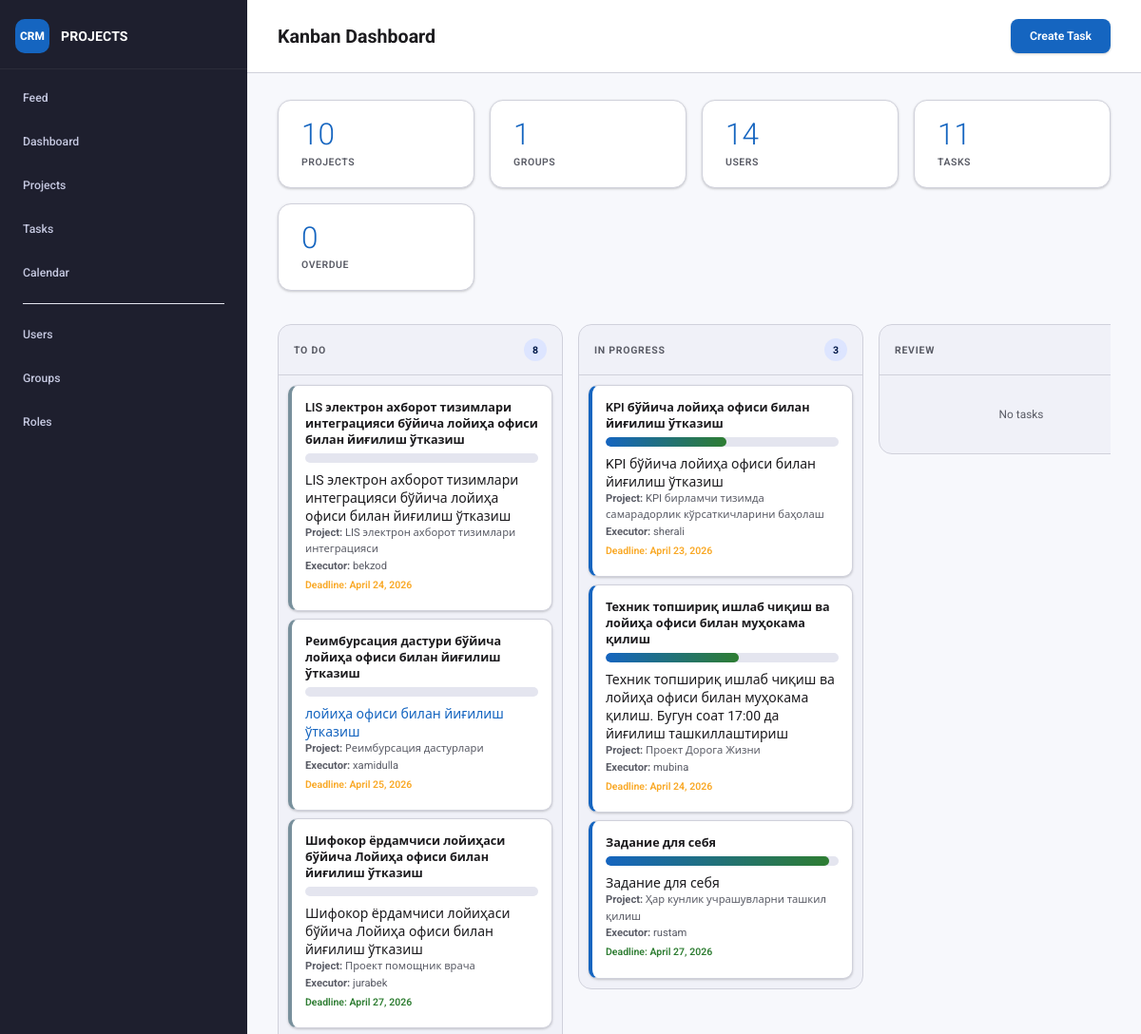
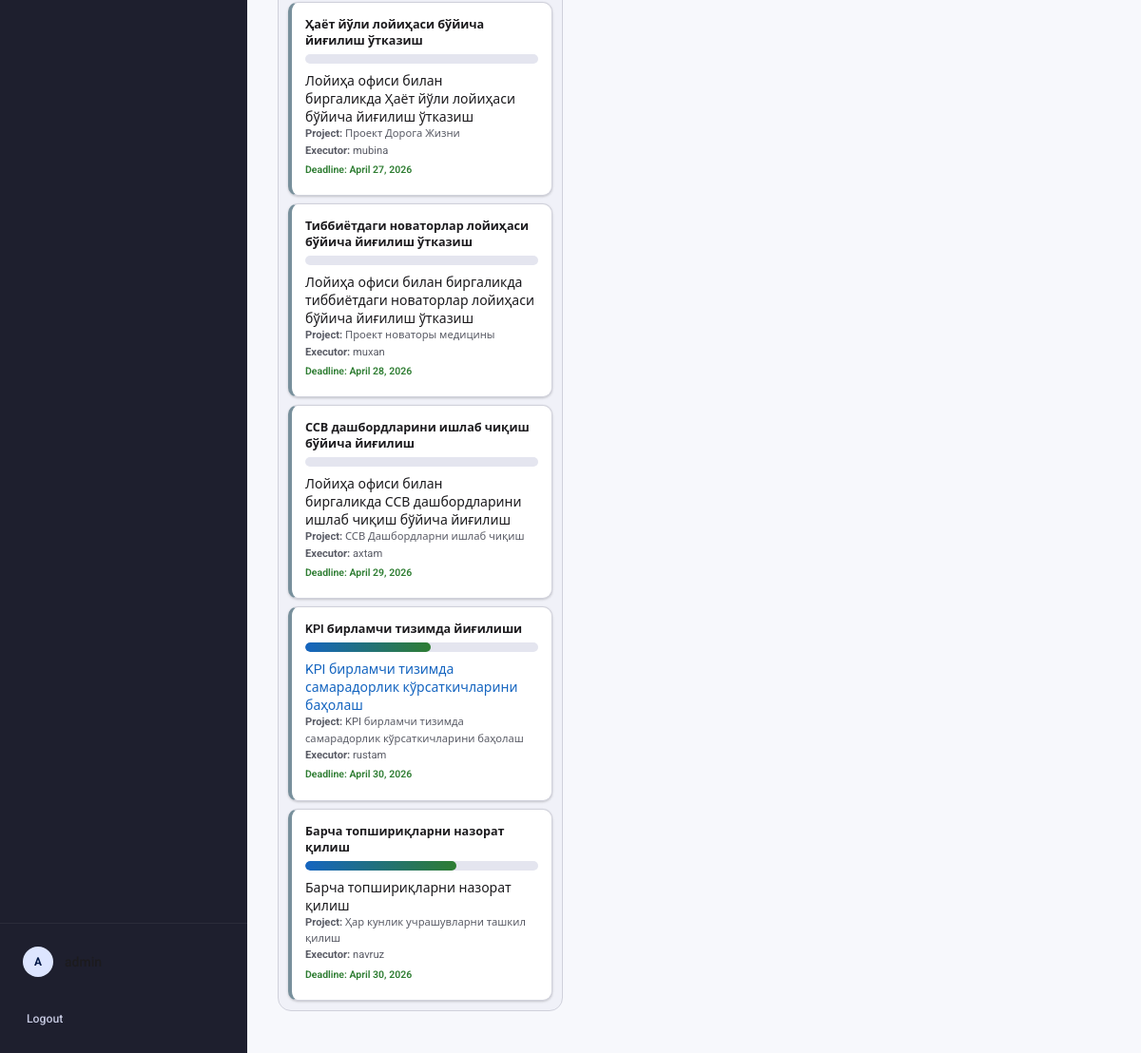
The page /dashboard/ (signed in) on the database its author committed (2 pictures, top to bottom).
### projects/models.py (models this page shows, shortened)
class Task(models.Model):
    title = models.CharField(max_length=200)
    description = models.TextField(blank=True)
    status = models.CharField(
        max_length=20,
        choices=TaskStatus.choices,
        default=TaskStatus.TODO,
    )
    deadline = models.DateField(null=True, blank=True)
    progress = models.IntegerField(default=0, validators=[MinValueValidator(0), MaxValueValidator(100)])
    project = models.ForeignKey(Project, on_delete=models.CASCADE, related_name="tasks")
    owner = models.ForeignKey(
        User,
        on_delete=models.SET_NULL,
        null=True,
        blank=True,
        related_name="owned_tasks",
    )
    executor = models.ForeignKey(
        User,
        on_delete=models.SET_NULL,
        null=True,
        blank=True,
        related_name="assigned_tasks",
    )
    co_executors = models.ManyToManyField(User, blank=True, related_name="supporting_tasks")
    hidden = models.BooleanField(default=False)
    created_at = models.DateTimeField(auto_now_add=True)
    updated_at = models.DateTimeField(auto_now=True)
    class Meta:
        ordering = ["deadline", "title"]
    @property
    def is_overdue(self):
        if not self.deadline:
            return False
        return self.status != TaskStatus.DONE and timezone.now().date() > self.deadline

class Project(models.Model):
    title = models.CharField(max_length=200)
    description = models.TextField(blank=True)
    owner = models.ForeignKey(User, on_delete=models.CASCADE, related_name="owned_projects")
    members = models.ManyToManyField(User, blank=True, related_name="projects")
    hidden = models.BooleanField(default=False)
    created_at = models.DateTimeField(auto_now_add=True)
    updated_at = models.DateTimeField(auto_now=True)
    class Meta:
        ordering = ["title"]

### projects/views.py (the view)
# urls.py: path("dashboard/", views.dashboard, name="dashboard"),
@login_required
def dashboard(request):
    tasks = list(get_user_tasks(request.user))
    today = timezone.now().date()
    status_map = {status.value: status.label for status in TaskStatus}
    for task in tasks:
        if task.deadline is None:
            task.dashboard_deadline_class = ""
            task.dashboard_deadline_style = ""
        elif task.is_overdue:
            task.dashboard_deadline_class = "deadline--overdue"
            task.dashboard_deadline_style = "color: var(--md-error); font-weight: 600;"
        else:
            days_left = (task.deadline - today).days
            if days_left <= 3:
                task.dashboard_deadline_class = "deadline--soon"
                task.dashboard_deadline_style = "color: #f9a825; font-weight: 600;"
            else:
                task.dashboard_deadline_class = "deadline--future"
                task.dashboard_deadline_style = "color: #2e7d32; font-weight: 600;"
        task.dashboard_progress_width = max(0, min(100, task.progress or 0))
        task.dashboard_progress_label = f"{task.dashboard_progress_width}%"
    columns = [
        {
            "key": value,
            "label": label,
            "tasks": [task for task in tasks if task.status == value],
        }
        for value, label in status_map.items()
    ]
    visible_projects = get_user_projects(request.user)
    projects_count = visible_projects.count()
    groups_count = request.user.groups.count()
    task_pks = [task.pk for task in tasks]
    users_count = User.objects.filter(
        models.Q(projects__in=visible_projects)
        | models.Q(assigned_tasks__in=task_pks)
        | models.Q(supporting_tasks__in=task_pks)
    ).distinct().count()
    tasks_count = len(tasks)
    overdue_count = sum(1 for task in tasks if task.deadline and task.status != TaskStatus.DONE and task.deadline < today)
    stats = [
        {"label": "Projects", "value": projects_count},
        {"label": "Groups", "value": groups_count},
        {"label": "Users", "value": users_count},
        {"label": "Tasks", "value": tasks_count},
        {"label": "Overdue", "value": overdue_count},
    ]
    return render(
        request,
        "projects/dashboard.html",
        {
            "columns": columns,
            "stats": stats,
            "show_visibility_status": is_admin_role(request.user),
        },
    )

### projects/current_user.py (called while the page is built)
def set_current_user(user):
    return _current_user.set(user)

def reset_current_user(token):
    _current_user.reset(token)

### projects/views.py (called while the page is built, shortened)
def has_role(user, role_name):
    if not user.is_authenticated:
        return False
    return user.roles.filter(name__iexact=role_name).exists() or user.is_superuser

def is_admin_role(user):
    return has_role(user, "admin")

def get_user_projects(user):
    if is_admin_role(user) or has_role(user, "content"):
        return Project.objects.select_related("owner").prefetch_related("members")

def get_user_tasks(user):
    if is_admin_role(user) or has_role(user, "content"):
        return Task.objects.select_related("project", "executor").prefetch_related("co_executors")

### projects/templates/projects/dashboard.html (shortened to what this page needs)
{% extends "projects/base.html" %}
{% block page_header %}
<div class="page-header">
    <h1>Kanban Dashboard</h1>
    <div class="header-actions">
        <a href="{% url 'task_create' %}" class="button">Create Task</a>
    </div>
</div>
{% endblock %}
{% block content %}
<div class="stats-grid" style="margin-bottom: 2.5rem;">
    {% for stat in stats %}
    <article class="stat-card">
        <div class="stat-value">{{ stat.value }}</div>
        <div class="stat-label">{{ stat.label }}</div>
    </article>
    {% endfor %}
</div>
<div class="board">
    {% for column in columns %}
    <section class="kanban-column">
        <header>
            <h2>{{ column.label }}</h2>
            <span class="badge">{{ column.tasks|length }}</span>
        </header>
        <div class="task-list" data-status="{{ column.key }}">
            {% for task in column.tasks %}
            <article class="task-card {% if task.is_overdue %}overdue{% endif %}" data-task-id="{{ task.id }}" data-status="{{ task.status }}" data-task-url="{% url 'task_detail' task.pk %}" tabindex="0" role="link" aria-label="Open task {{ task.title }}">
               <h3 style="display:flex; align-items:center; gap:8px; flex-wrap:wrap;">{{ task.title }} </h3>
                {% include "projects/_task_progress_bar.html" with progress=task.dashboard_progress_width compact=True %}
                <div class="rich-text-content">{{ task.description|default:"No description"|safe }}</div>
                <p class="meta">
                    <strong>Project:</strong> {{ task.project.title }}<br />
                    <strong>Executor:</strong>
                    {% if task.executor %}
                        {{ task.executor.username }}
                    {% else %}
                        —
                    {% endif %}
                </p>
                <p class="deadline {{ task.dashboard_deadline_class }}" style="{{ task.dashboard_deadline_style }}">Deadline: {{ task.deadline|default:"—" }}</p>
            </article>
            {% empty %}
            <div class="empty-state">No tasks</div>
            {% endfor %}
        </div>
    </section>
    {% endfor %}
</div>
{% endblock %}

### projects/templates/projects/base.html (shortened to what this page needs)
{% load static %}
{% load role_tags %}
<!DOCTYPE html>
<html lang="en">
<head>
    <link rel="stylesheet" href="{% static 'projects/css/style.css' %}" />
</head>
<body class="{% block body_class %}app-body{% endblock %}">
<div class="app-shell">
    {% block header %}
    <aside class="sidebar">
        <div class="sidebar-brand">
            <div class="brand-icon">CRM</div>
            <div>
                <div class="brand-title">PROJECTS</div>
            </div>
        </div>
        <nav class="sidebar-nav">
            <a class="sidebar-link" href="{% url 'home' %}">
                <span class="nav-label">Feed</span>
            </a>
            <a class="sidebar-link" href="{% url 'dashboard' %}">
                <span class="nav-label">Dashboard</span>
            </a>
            <a class="sidebar-link" href="{% url 'project_list' %}">
                <span class="nav-label">Projects</span>
            </a>
            <a class="sidebar-link" href="{% url 'task_list' %}">
                <span class="nav-label">Tasks</span>
            </a>
            <a class="sidebar-link" href="{% url 'calendar' %}">
                <span class="nav-label">Calendar</span>
            </a>
            {% if user.is_staff or user.is_superuser or user|has_role:'admin' %}
                <div class="nav-divider" style="height: 1px; background: var(--md-surface-variant); margin: 8px 16px;"></div>
                <a class="sidebar-link" href="{% url 'user_list' %}">
                    <span class="nav-label">Users</span>
                </a>
                <a class="sidebar-link" href="{% url 'group_list' %}">
                    <span class="nav-label">Groups</span>
                </a>
                <a class="sidebar-link" href="{% url 'role_list' %}">
                    <span class="nav-label">Roles</span>
                </a>
            {% endif %}
        </nav>
        <div class="sidebar-footer" style="margin-top: auto; padding: 12px;">
            {% if user.is_authenticated %}
                <div class="user-info" style="padding: 12px; display: flex; align-items: center; gap: 12px; margin-bottom: 8px;">
                    <div class="user-avatar" style="width: 32px; height: 32px; border-radius: 16px; background: var(--md-primary-container); display: flex; align-items: center; justify-content: center; font-weight: 700;">{{ user.username|first|upper }}</div>
                    <span style="font-weight: 500;">{{ user.username }}</span>
                </div>
                <a class="sidebar-link" href="{% url 'logout' %}" style="height: 48px;">Logout</a>
            {% else %}
                <a class="sidebar-link" href="{% url 'login' %}">Login</a>
            {% endif %}
        </div>
    </aside>
    {% endblock %}
    <div class="workspace">
        {% block page_header %}{% endblock %}
        <main class="workspace-content">
            <div class="container page-container">
                {% block content %}{% endblock %}
            </div>
        </main>
    </div>
</div>
</body>
</html>

### projects/templates/projects/_task_progress_bar.html (shortened to what this page needs)
<div class="task-progress-widget{% if compact %} task-progress-widget--compact{% endif %}" data-task-progress-widget data-progress="{{ progress }}">
    <div class="task-progress-track">
        <div class="task-progress-fill" data-task-progress-fill style="width: {{ progress }}%;"></div>
    </div>
</div>

### rows shown on the page
Task: title "LIS электрон ахборот тизимлари интеграцияси бўйича лойиҳа офиси билан йиғилиш ўтказиш", description "LIS электрон ахборот тизимлари интеграцияси бўйича лойиҳа офиси билан йиғилиш ўтказиш", project "LIS электрон ахборот тизимлари интеграцияси", executor.username "bekzod", deadline "April 24, 2026"
Task: title "Реимбурсация дастури бўйича лойиҳа офиси билан йиғилиш ўтказиш", description "лойиҳа офиси билан йиғилиш ўтказиш", project "Реимбурсация дастурлари", executor.username "xamidulla", deadline "April 25, 2026"
Task: title "Шифокор ёрдамчиси лойиҳаси бўйича Лойиҳа офиси билан йиғилиш ўтказиш", description "Шифокор ёрдамчиси лойиҳаси бўйича Лойиҳа офиси билан йиғилиш ўтказиш", project "Проект помощник врача", executor.username "jurabek", deadline "April 27, 2026"
Task: title "Ҳаёт йўли лойиҳаси бўйича йиғилиш ўтказиш", description "Лойиҳа офиси билан биргаликда Ҳаёт йўли лойиҳаси бўйича йиғилиш ўтказиш", project "Проект Дорога Жизни", executor.username "mubina", deadline "April 27, 2026"
Task: title "Тиббиётдаги новаторлар лойиҳаси бўйича йиғилиш ўтказиш", description "Лойиҳа офиси билан биргаликда тиббиётдаги новаторлар лойиҳаси бўйича йиғилиш ўтказиш", project "Проект новаторы медицины", executor.username "muxan", deadline "April 28, 2026"
Task: title "ССВ дашбордларини ишлаб чиқиш бўйича йиғилиш", description "Лойиҳа офиси билан биргаликда ССВ дашбордларини ишлаб чиқиш бўйича йиғилиш", project "ССВ Дашбордларни ишлаб чиқиш", executor.username "axtam", deadline "April 29, 2026"
Task: title "KPI бирламчи тизимда йиғилиши", {{ progress }} 54 (drawn), description "KPI бирламчи тизимда самарадорлик кўрсаткичларини баҳолаш", project "KPI бирламчи тизимда самарадорлик кўрсаткичларини баҳолаш", executor.username "rustam", deadline "April 30, 2026"
Task: title "Барча топшириқларни назорат қилиш", {{ progress }} 65 (drawn), description "Барча топшириқларни назорат қилиш", project "Ҳар кунлик учрашувларни ташкил қилиш", executor.username "navruz", deadline "April 30, 2026"
Task: title "KPI бўйича лойиҳа офиси билан йиғилиш ўтказиш", {{ progress }} 52 (drawn), description "KPI бўйича лойиҳа офиси билан йиғилиш ўтказиш", project "KPI бирламчи тизимда самарадорлик кўрсаткичларини баҳолаш", executor.username "sherali", deadline "April 23, 2026"
Task: title "Техник топшириқ ишлаб чиқиш ва лойиҳа офиси билан муҳокама қилиш", {{ progress }} 57 (drawn), description "Техник топшириқ ишлаб чиқиш ва лойиҳа офиси билан муҳокама қилиш. Бугун соат 17:00 да йиғилиш ташкиллаштириш", project "Проект Дорога Жизни", executor.username "mubina", deadline "April 24, 2026"
Task: title "Задание для себя", {{ progress }} 96 (drawn), description "Задание для себя", project "Ҳар кунлик учрашувларни ташкил қилиш", executor.username "rustam", deadline "April 27, 2026"

### other values the page prints
{{ user.username|first|upper }} "A"
{{ stat.value }} "10" "1" "14" "11" "0"
{{ stat.label }} "PROJECTS" "GROUPS" "USERS" "TASKS" "OVERDUE"
{{ column.label }} "TO DO" "IN PROGRESS" "REVIEW"
{{ column.tasks|length }} "8" "3"
